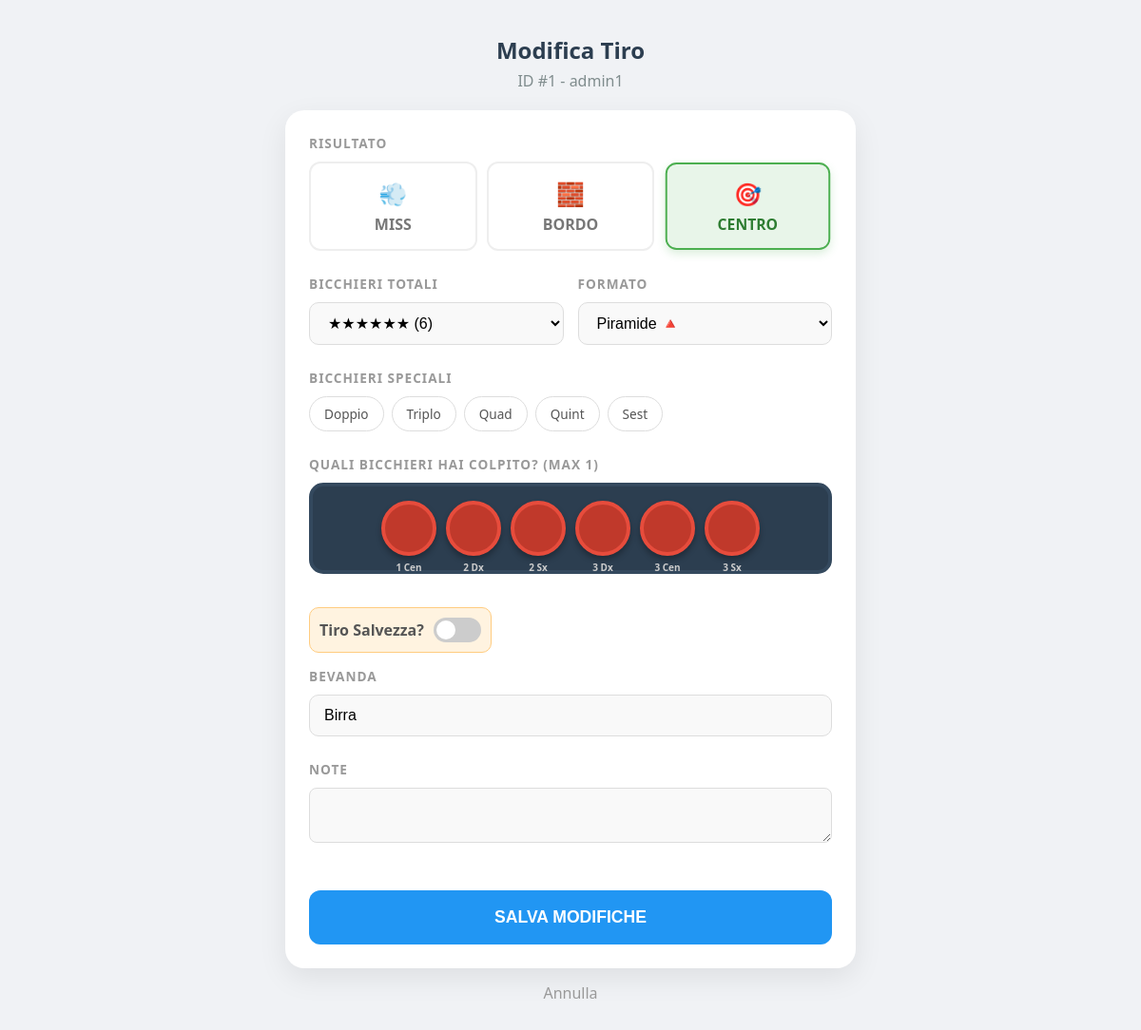
The page /edit/admin1/1 on the database its author committed.
### app/models.py (models this page shows, shortened)
class PlayerRecord(db.Model):
    __tablename__ = 'records'
    id = db.Column(db.Integer, primary_key=True)
    match_id = db.Column(db.Integer, db.ForeignKey('active_matches.id'), nullable=True)
    player_id = db.Column(db.Integer, db.ForeignKey('players.id'), nullable=False)
    teammate_id = db.Column(db.Integer, nullable=True) # ID del compagno
    opponent1_id = db.Column(db.Integer, nullable=True) # ID avversario 1
    opponent2_id = db.Column(db.Integer, nullable=True) # ID avversario 2
    shot_number = db.Column(db.Integer, default=1)
    miss = db.Column(db.String(10), default="No")
    bordo = db.Column(db.String(10), default="No")
    centro = db.Column(db.String(10), default="No")
    bicchiere_colpito = db.Column(db.String(255))
    cups_own = db.Column(db.Integer, default=0)
    cups_opp = db.Column(db.Integer, default=0)
    timestamp = db.Column(db.DateTime, default=datetime.now)
    match_date = db.Column(db.String(20)) # Es: "2023-10-25"
    match_hour = db.Column(db.Integer)    # Es: 22 (solo l'ora, senza minuti)
    is_overtime = db.Column(db.Boolean, default=False) # Era redemption/overtime?
    match_result = db.Column(db.String(10), nullable=True) # "Win" o "Loss" (aggiornato a fine partita)
    note = db.Column(db.Text)
    tiro_salvezza = db.Column(db.String(10), default="No")
    bicchieri_multipli = db.Column(db.String(20), nullable=True)
    formato = db.Column(db.String(20))
    postazione = db.Column(db.String(20))
    bevanda = db.Column(db.String(50))
    @property
    def ora(self):
        return self.timestamp.strftime("%H:%M")

### app/main/modifiche_manuali.py (the view, shortened to what this page needs)
@bp.route('/edit/<player_name>/<int:id>', methods=['GET', 'POST'])
def edit_record(player_name, id):
    record = PlayerRecord.query.get_or_404(id)
    return render_template('edit_record.html', record=record, player_name=player_name)

### app/templates/edit_record.html (shortened to what this page needs)
<!DOCTYPE html>
<html lang="it">
<head>
</head>
<body>
<div class="container">
    <h1>Modifica Tiro</h1>
    <div class="subtitle">ID #{{ record.id }} - {{ player_name }}</div>
    <form method="POST">
        <div class="form-group">
            <div class="section-title">Risultato</div>
            <div class="result-options">
                <label for="opt_miss" class="result-label"><span class="result-icon">💨</span>MISS</label>
                <label for="opt_bordo" class="result-label"><span class="result-icon">🧱</span>BORDO</label>
                <label for="opt_centro" class="result-label"><span class="result-icon">🎯</span>CENTRO</label>
            </div>
        </div>
        <div class="form-group" style="display: flex; gap: 15px;">
            <div style="flex: 1;">
                <div class="section-title">Bicchieri Totali</div>
                <select name="numero_bicchieri" required>
                    <option value="6" {% if record.numero_bicchieri == '6' %}selected{% endif %}>★★★★★★ (6)</option>
                </select>
            </div>
            <div style="flex: 1;">
                <div class="section-title">Formato</div>
                <select id="formato" name="formato" onchange="updateBicchiereColpitoOptions()" required>
                    <option value="Piramide" {% if record.formato == 'Piramide' %}selected{% endif %}>Piramide 🔺</option>
                </select>
            </div>
        </div>
        <div id="dynamic-hit-section" style="display: none;">
            <div class="form-group">
                <div class="section-title">Bicchieri Speciali</div>
                <div class="multi-group">
                    <label for="multi_doppio" class="multi-label">Doppio</label>
                    <label for="multi_triplo" class="multi-label">Triplo</label>
                    <label for="multi_quadruplo" class="multi-label">Quad</label>
                    <label for="multi_quintuplo" class="multi-label">Quint</label>
                    <label for="multi_sestuplo" class="multi-label">Sest</label>
                </div>
            </div>
            <div class="form-group">
                <div class="section-title">QUALI BICCHIERI HAI COLPITO? (<span id="max-selection-label">Max 1</span>)</div>
                <div id="bicchiere_colpito_container" class="cups-grid"></div>
            </div>
        </div>
        <div class="save-throw-wrapper">
            <span style="font-weight:bold; color:#555;">Tiro Salvezza?</span>
            <label class="switch">
                <span class="slider"></span>
            </label>
        </div>
        <div class="form-group" style="margin-top: 15px;">
            <div class="section-title">Bevanda</div>
            <input type="text" name="bevanda" value="{{ record.bevanda }}">
        </div>
        <div class="form-group full-width" style="margin-top:15px;">
            <div class="section-title">Note</div>
            <textarea name="note" style="width:100%; border:1px solid #ddd; border-radius:8px; padding:10px;">{{ record.note }}</textarea>
        </div>
        <button type="submit" class="btn-submit">SALVA MODIFICHE</button>
    </form>
    <a href="{{ url_for('main.index', player_name=player_name) }}" class="btn-cancel">Annulla</a>
</div>
</body>
</html>

### app/templates/edit_record.html (style rules this page uses)
body { font-family: 'Segoe UI', Tahoma, Geneva, Verdana, sans-serif; background: #f0f2f5; margin: 0; padding: 20px; color: #333; }
.container { max-width: 600px; margin: 0 auto; padding-bottom: 80px; }
h1 { text-align: center; color: #2c3e50; font-size: 1.5em; margin-bottom: 5px; }
.subtitle { text-align: center; color: #7f8c8d; margin-bottom: 20px; }
form { background: white; border-radius: 20px; padding: 25px; box-shadow: 0 10px 30px rgba(0,0,0,0.08); }
.section-title { font-size: 0.85em; text-transform: uppercase; color: #999; margin-bottom: 10px; font-weight: bold; letter-spacing: 1px; }
.form-group { margin-bottom: 25px; }
.result-options { display: flex; gap: 10px; }
.result-label { flex: 1; text-align: center; padding: 15px 5px; border-radius: 12px; border: 2px solid #eee; cursor: pointer; transition: all 0.2s; font-weight: bold; color: #777; display: flex; flex-direction: column; align-items: center; }
.result-icon { font-size: 1.5em; margin-bottom: 5px; }
#opt_centro:checked + label { background: #e8f5e9; border-color: #4caf50; color: #2e7d32; transform: scale(0.98); box-shadow: 0 4px 10px rgba(76, 175, 80, 0.2); }
select, input[type="text"], textarea { width: 100%; padding: 12px 15px; border-radius: 10px; border: 1px solid #ddd; background: #f9f9f9; font-size: 16px; box-sizing: border-box; }
.multi-group { display: flex; flex-wrap: wrap; gap: 8px; }
.multi-label { background: #fff; border: 1px solid #ddd; padding: 8px 15px; border-radius: 20px; font-size: 0.85em; cursor: pointer; color: #555; transition: all 0.2s; }
.cups-grid { display: flex; flex-wrap: wrap; justify-content: center; gap: 10px; padding: 15px; background: #2c3e50; border-radius: 15px; border: 4px solid #34495e; }
.switch { position: relative; display: inline-block; width: 50px; height: 26px; vertical-align: middle; margin-left: 10px; }
.slider { position: absolute; cursor: pointer; top: 0; left: 0; right: 0; bottom: 0; background-color: #ccc; transition: .4s; border-radius: 34px; }
.slider:before { position: absolute; content: ""; height: 20px; width: 20px; left: 3px; bottom: 3px; background-color: white; transition: .4s; border-radius: 50%; }
.save-throw-wrapper { background: #fff3e0; padding: 10px; border-radius: 10px; border: 1px solid #ffcc80; display: inline-flex; align-items: center; margin-top: 10px; }
.btn-submit { width: 100%; padding: 18px; background: #2196F3; color: white; border: none; border-radius: 12px; font-size: 1.1em; font-weight: bold; cursor: pointer; margin-top: 20px; }
.btn-cancel { display: block; text-align: center; margin-top: 15px; color: #999; text-decoration: none; }

### rows shown on the page
PlayerRecord: id "1", formato "Piramide 🔺", bevanda "Birra"

### other values the page prints
{{ player_name }} "admin1"
